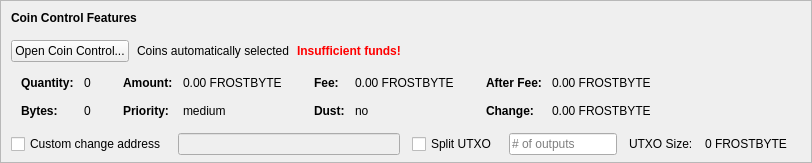
    <widget class="QFrame" name="frameCoinControl">
     <property name="sizePolicy">
      <sizepolicy hsizetype="Expanding" vsizetype="Expanding">
       <horstretch>0</horstretch>
       <verstretch>0</verstretch>
      </sizepolicy>
     </property>
     <property name="maximumSize">
      <size>
       <width>16777215</width>
       <height>16777215</height>
      </size>
     </property>
     <property name="frameShape">
      <enum>QFrame::StyledPanel</enum>
     </property>
     <property name="frameShadow">
      <enum>QFrame::Sunken</enum>
     </property>
     <layout class="QVBoxLayout" name="verticalLayoutCoinControl2">
      <property name="spacing">
       <number>0</number>
      </property>
      <property name="leftMargin">
       <number>0</number>
      </property>
      <property name="topMargin">
       <number>0</number>
      </property>
      <property name="rightMargin">
       <number>0</number>
      </property>
      <property name="bottomMargin">
       <number>6</number>
      </property>
      <item>
       <layout class="QVBoxLayout" name="verticalLayoutCoinControl" stretch="0,0,0,0,1">
        <property name="spacing">
         <number>0</number>
        </property>
        <property name="leftMargin">
         <number>10</number>
        </property>
        <property name="topMargin">
         <number>10</number>
        </property>
        <item>
         <layout class="QHBoxLayout" name="horizontalLayoutCoinControl1">
          <property name="bottomMargin">
           <number>15</number>
          </property>
          <item>
           <widget class="QLabel" name="labelCoinControlFeatures">
            <property name="sizePolicy">
             <sizepolicy hsizetype="Preferred" vsizetype="Maximum">
              <horstretch>0</horstretch>
              <verstretch>0</verstretch>
             </sizepolicy>
            </property>
            <property name="font">
             <font>
              <weight>75</weight>
              <bold>true</bold>
             </font>
            </property>
            <property name="styleSheet">
             <string notr="true">font-weight:bold;</string>
            </property>
            <property name="text">
             <string>Coin Control Features</string>
            </property>
           </widget>
          </item>
         </layout>
        </item>
        <item>
         <layout class="QHBoxLayout" name="horizontalLayoutCoinControl2" stretch="0,0,0,0">
          <property name="spacing">
           <number>8</number>
          </property>
          <property name="bottomMargin">
           <number>10</number>
          </property>
          <item>
           <widget class="QPushButton" name="pushButtonCoinControl">
            <property name="styleSheet">
             <string notr="true"/>
            </property>
            <property name="text">
             <string>Open Coin Control...</string>
            </property>
            <property name="autoDefault">
             <bool>false</bool>
            </property>
           </widget>
          </item>
          <item>
           <widget class="QLabel" name="labelCoinControlAutomaticallySelected">
            <property name="text">
             <string>Coins automatically selected</string>
            </property>
            <property name="margin">
             <number>5</number>
            </property>
           </widget>
          </item>
          <item>
           <widget class="QLabel" name="labelCoinControlInsuffFunds">
            <property name="font">
             <font>
              <weight>75</weight>
              <bold>true</bold>
             </font>
            </property>
            <property name="styleSheet">
             <string notr="true">color:red;font-weight:bold;</string>
            </property>
            <property name="text">
             <string>Insufficient funds!</string>
            </property>
            <property name="margin">
             <number>5</number>
            </property>
           </widget>
          </item>
          <item>
           <spacer name="horizontalSpacerCoinControl">
            <property name="orientation">
             <enum>Qt::Horizontal</enum>
            </property>
            <property name="sizeHint" stdset="0">
             <size>
              <width>40</width>
              <height>1</height>
             </size>
            </property>
           </spacer>
          </item>
         </layout>
        </item>
        <item>
         <widget class="QWidget" name="widgetCoinControl" native="true">
          <property name="sizePolicy">
           <sizepolicy hsizetype="Preferred" vsizetype="Preferred">
            <horstretch>0</horstretch>
            <verstretch>0</verstretch>
           </sizepolicy>
          </property>
          <property name="minimumSize">
           <size>
            <width>0</width>
            <height>0</height>
           </size>
          </property>
          <property name="styleSheet">
           <string notr="true"/>
          </property>
          <layout class="QHBoxLayout" name="horizontalLayoutCoinControl5">
           <property name="leftMargin">
            <number>0</number>
           </property>
           <property name="topMargin">
            <number>0</number>
           </property>
           <property name="rightMargin">
            <number>0</number>
           </property>
           <property name="bottomMargin">
            <number>0</number>
           </property>
           <item>
            <layout class="QHBoxLayout" name="horizontalLayoutCoinControl3" stretch="0,0,0,1">
             <property name="spacing">
              <number>20</number>
             </property>
             <property name="topMargin">
              <number>0</number>
             </property>
             <property name="bottomMargin">
              <number>10</number>
             </property>
             <item>
              <layout class="QFormLayout" name="formLayoutCoinControl1">
               <property name="horizontalSpacing">
                <number>10</number>
               </property>
               <property name="verticalSpacing">
                <number>14</number>
               </property>
               <property name="leftMargin">
                <number>10</number>
               </property>
               <property name="topMargin">
                <number>4</number>
               </property>
               <property name="rightMargin">
                <number>6</number>
               </property>
               <item row="0" column="0">
                <widget class="QLabel" name="labelCoinControlQuantityText">
                 <property name="font">
                  <font>
                   <weight>75</weight>
                   <bold>true</bold>
                  </font>
                 </property>
                 <property name="text">
                  <string>Quantity:</string>
                 </property>
                 <property name="margin">
                  <number>0</number>
                 </property>
                </widget>
               </item>
               <item row="0" column="1">
                <widget class="QLabel" name="labelCoinControlQuantity">
                 <property name="cursor">
                  <cursorShape>IBeamCursor</cursorShape>
                 </property>
                 <property name="contextMenuPolicy">
                  <enum>Qt::ActionsContextMenu</enum>
                 </property>
                 <property name="text">
                  <string notr="true">0</string>
                 </property>
                 <property name="margin">
                  <number>0</number>
                 </property>
                 <property name="textInteractionFlags">
                  <set>Qt::LinksAccessibleByMouse|Qt::TextSelectableByKeyboard|Qt::TextSelectableByMouse</set>
                 </property>
                </widget>
               </item>
               <item row="1" column="0">
                <widget class="QLabel" name="labelCoinControlBytesText">
                 <property name="font">
                  <font>
                   <weight>75</weight>
                   <bold>true</bold>
                  </font>
                 </property>
                 <property name="text">
                  <string>Bytes:</string>
                 </property>
                </widget>
               </item>
               <item row="1" column="1">
                <widget class="QLabel" name="labelCoinControlBytes">
                 <property name="cursor">
                  <cursorShape>IBeamCursor</cursorShape>
                 </property>
                 <property name="contextMenuPolicy">
                  <enum>Qt::ActionsContextMenu</enum>
                 </property>
                 <property name="text">
                  <string notr="true">0</string>
                 </property>
                 <property name="textInteractionFlags">
                  <set>Qt::LinksAccessibleByMouse|Qt::TextSelectableByKeyboard|Qt::TextSelectableByMouse</set>
                 </property>
                </widget>
               </item>
              </layout>
             </item>
             <item>
              <layout class="QFormLayout" name="formLayoutCoinControl2">
               <property name="horizontalSpacing">
                <number>10</number>
               </property>
               <property name="verticalSpacing">
                <number>14</number>
               </property>
               <property name="leftMargin">
                <number>6</number>
               </property>
               <property name="topMargin">
                <number>4</number>
               </property>
               <property name="rightMargin">
                <number>6</number>
               </property>
               <item row="0" column="0">
                <widget class="QLabel" name="labelCoinControlAmountText">
                 <property name="font">
                  <font>
                   <weight>75</weight>
                   <bold>true</bold>
                  </font>
                 </property>
                 <property name="text">
                  <string>Amount:</string>
                 </property>
                 <property name="margin">
                  <number>0</number>
                 </property>
                </widget>
               </item>
               <item row="0" column="1">
                <widget class="QLabel" name="labelCoinControlAmount">
                 <property name="cursor">
                  <cursorShape>IBeamCursor</cursorShape>
                 </property>
                 <property name="contextMenuPolicy">
                  <enum>Qt::ActionsContextMenu</enum>
                 </property>
                 <property name="text">
                  <string notr="true">0.00 FROSTBYTE</string>
                 </property>
                 <property name="textInteractionFlags">
                  <set>Qt::LinksAccessibleByMouse|Qt::TextSelectableByKeyboard|Qt::TextSelectableByMouse</set>
                 </property>
                </widget>
               </item>
               <item row="1" column="0">
                <widget class="QLabel" name="labelCoinControlPriorityText">
                 <property name="font">
                  <font>
                   <weight>75</weight>
                   <bold>true</bold>
                  </font>
                 </property>
                 <property name="text">
                  <string>Priority:</string>
                 </property>
                </widget>
               </item>
               <item row="1" column="1">
                <widget class="QLabel" name="labelCoinControlPriority">
                 <property name="cursor">
                  <cursorShape>IBeamCursor</cursorShape>
                 </property>
                 <property name="contextMenuPolicy">
                  <enum>Qt::ActionsContextMenu</enum>
                 </property>
                 <property name="text">
                  <string>medium</string>
                 </property>
                 <property name="textInteractionFlags">
                  <set>Qt::LinksAccessibleByMouse|Qt::TextSelectableByKeyboard|Qt::TextSelectableByMouse</set>
                 </property>
                </widget>
               </item>
              </layout>
             </item>
             <item>
              <layout class="QFormLayout" name="formLayoutCoinControl3">
               <property name="horizontalSpacing">
                <number>10</number>
               </property>
               <property name="verticalSpacing">
                <number>14</number>
               </property>
               <property name="leftMargin">
                <number>6</number>
               </property>
               <property name="topMargin">
                <number>4</number>
               </property>
               <property name="rightMargin">
                <number>6</number>
               </property>
               <item row="0" column="0">
                <widget class="QLabel" name="labelCoinControlFeeText">
                 <property name="font">
                  <font>
                   <weight>75</weight>
                   <bold>true</bold>
                  </font>
                 </property>
                 <property name="text">
                  <string>Fee:</string>
                 </property>
                 <property name="margin">
                  <number>0</number>
                 </property>
                </widget>
               </item>
               <item row="0" column="1">
                <widget class="QLabel" name="labelCoinControlFee">
                 <property name="cursor">
                  <cursorShape>IBeamCursor</cursorShape>
                 </property>
                 <property name="contextMenuPolicy">
                  <enum>Qt::ActionsContextMenu</enum>
                 </property>
                 <property name="text">
                  <string notr="true">0.00 FROSTBYTE</string>
                 </property>
                 <property name="textInteractionFlags">
                  <set>Qt::LinksAccessibleByMouse|Qt::TextSelectableByKeyboard|Qt::TextSelectableByMouse</set>
                 </property>
                </widget>
               </item>
               <item row="1" column="0">
                <widget class="QLabel" name="labelCoinControlLowOutputText">
                 <property name="font">
                  <font>
                   <weight>75</weight>
                   <bold>true</bold>
                  </font>
                 </property>
                 <property name="text">
                  <string>Dust:</string>
                 </property>
                </widget>
               </item>
               <item row="1" column="1">
                <widget class="QLabel" name="labelCoinControlLowOutput">
                 <property name="cursor">
                  <cursorShape>IBeamCursor</cursorShape>
                 </property>
                 <property name="contextMenuPolicy">
                  <enum>Qt::ActionsContextMenu</enum>
                 </property>
                 <property name="text">
                  <string>no</string>
                 </property>
                 <property name="textInteractionFlags">
                  <set>Qt::LinksAccessibleByMouse|Qt::TextSelectableByKeyboard|Qt::TextSelectableByMouse</set>
                 </property>
                </widget>
               </item>
              </layout>
             </item>
             <item>
              <layout class="QFormLayout" name="formLayoutCoinControl4">
               <property name="horizontalSpacing">
                <number>10</number>
               </property>
               <property name="verticalSpacing">
                <number>14</number>
               </property>
               <property name="leftMargin">
                <number>6</number>
               </property>
               <property name="topMargin">
                <number>4</number>
               </property>
               <property name="rightMargin">
                <number>6</number>
               </property>
               <item row="0" column="0">
                <widget class="QLabel" name="labelCoinControlAfterFeeText">
                 <property name="font">
                  <font>
                   <weight>75</weight>
                   <bold>true</bold>
                  </font>
                 </property>
                 <property name="text">
                  <string>After Fee:</string>
                 </property>
                 <property name="margin">
                  <number>0</number>
                 </property>
                </widget>
               </item>
               <item row="0" column="1">
                <widget class="QLabel" name="labelCoinControlAfterFee">
                 <property name="cursor">
                  <cursorShape>IBeamCursor</cursorShape>
                 </property>
                 <property name="contextMenuPolicy">
                  <enum>Qt::ActionsContextMenu</enum>
                 </property>
                 <property name="text">
                  <string notr="true">0.00 FROSTBYTE</string>
                 </property>
                 <property name="textInteractionFlags">
                  <set>Qt::LinksAccessibleByMouse|Qt::TextSelectableByKeyboard|Qt::TextSelectableByMouse</set>
                 </property>
                </widget>
               </item>
               <item row="1" column="0">
                <widget class="QLabel" name="labelCoinControlChangeText">
                 <property name="font">
                  <font>
                   <weight>75</weight>
                   <bold>true</bold>
                  </font>
                 </property>
                 <property name="text">
                  <string>Change:</string>
                 </property>
                </widget>
               </item>
               <item row="1" column="1">
                <widget class="QLabel" name="labelCoinControlChange">
                 <property name="cursor">
                  <cursorShape>IBeamCursor</cursorShape>
                 </property>
                 <property name="contextMenuPolicy">
                  <enum>Qt::ActionsContextMenu</enum>
                 </property>
                 <property name="text">
                  <string notr="true">0.00 FROSTBYTE</string>
                 </property>
                 <property name="textInteractionFlags">
                  <set>Qt::LinksAccessibleByMouse|Qt::TextSelectableByKeyboard|Qt::TextSelectableByMouse</set>
                 </property>
                </widget>
               </item>
              </layout>
             </item>
            </layout>
           </item>
          </layout>
         </widget>
        </item>
        <item>
         <layout class="QHBoxLayout" name="horizontalLayoutCoinControl4" stretch="0,0,0,0,0,0,0">
          <property name="spacing">
           <number>12</number>
          </property>
          <property name="sizeConstraint">
           <enum>QLayout::SetDefaultConstraint</enum>
          </property>
          <property name="topMargin">
           <number>5</number>
          </property>
          <property name="rightMargin">
           <number>5</number>
          </property>
          <item>
           <widget class="QCheckBox" name="checkBoxCoinControlChange">
            <property name="toolTip">
             <string>If this is activated, but the change address is empty or invalid, change will be sent to a newly generated address.</string>
            </property>
            <property name="text">
             <string>Custom change address</string>
            </property>
           </widget>
          </item>
          <item>
           <widget class="QValidatedLineEdit" name="lineEditCoinControlChange">
            <property name="enabled">
             <bool>false</bool>
            </property>
            <property name="sizePolicy">
             <sizepolicy hsizetype="Expanding" vsizetype="Fixed">
              <horstretch>0</horstretch>
              <verstretch>0</verstretch>
             </sizepolicy>
            </property>
           </widget>
          </item>
          <item>
           <widget class="QCheckBox" name="splitBlockCheckBox">
            <property name="text">
             <string>Split UTXO</string>
            </property>
           </widget>
          </item>
          <item>
           <widget class="QLineEdit" name="splitBlockLineEdit">
            <property name="sizePolicy">
             <sizepolicy hsizetype="Fixed" vsizetype="Fixed">
              <horstretch>50</horstretch>
              <verstretch>0</verstretch>
             </sizepolicy>
            </property>
            <property name="placeholderText">
             <string># of outputs</string>
            </property>
           </widget>
          </item>
          <item>
           <widget class="QLabel" name="labelBlockSizeText">
            <property name="text">
             <string>UTXO Size:</string>
            </property>
           </widget>
          </item>
          <item>
           <widget class="QLabel" name="labelBlockSize">
            <property name="text">
             <string>0 FROSTBYTE</string>
            </property>
           </widget>
          </item>
          <item>
           <widget class="QLabel" name="labelCoinControlChangeLabel">
            <property name="sizePolicy">
             <sizepolicy hsizetype="Preferred" vsizetype="Expanding">
              <horstretch>0</horstretch>
              <verstretch>0</verstretch>
             </sizepolicy>
            </property>
            <property name="minimumSize">
             <size>
              <width>0</width>
              <height>0</height>
             </size>
            </property>
            <property name="text">
             <string/>
            </property>
            <property name="margin">
             <number>3</number>
            </property>
           </widget>
          </item>
         </layout>
        </item>
        <item>
         <spacer name="verticalSpacerCoinControl">
          <property name="orientation">
           <enum>Qt::Vertical</enum>
          </property>
          <property name="sizeHint" stdset="0">
           <size>
            <width>800</width>
            <height>1</height>
           </size>
          </property>
         </spacer>
        </item>
       </layout>
      </item>
     </layout>
    </widget>
